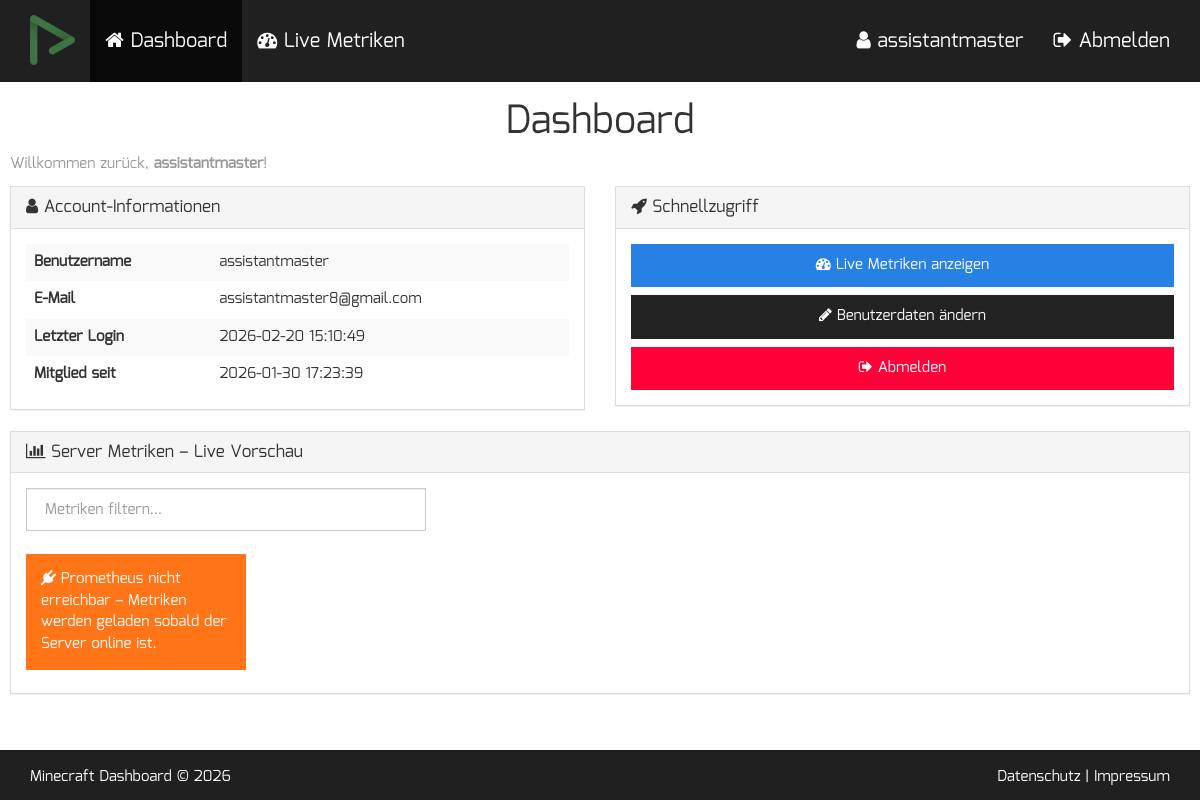
Page / (signed in) on the earlier database version.
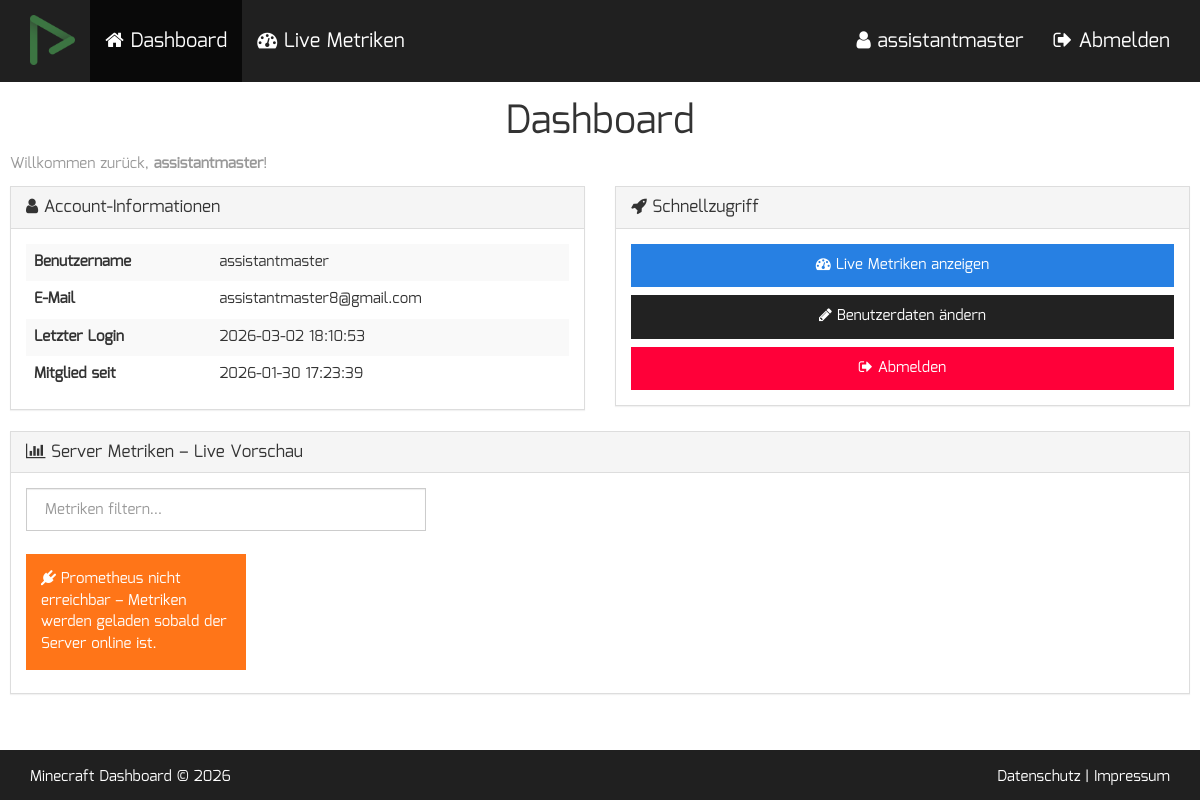
Same page on the later database version.
### tables this page shows
CREATE TABLE users (
    id INTEGER PRIMARY KEY AUTOINCREMENT,
    email TEXT UNIQUE NOT NULL,
    username TEXT UNIQUE NOT NULL, 
    password TEXT NOT NULL,
    first_name TEXT,
    last_name TEXT,
    tel TEXT,
    birth DATE,
    image TEXT,
    permissions INTEGER NOT NULL,
    created_at TIMESTAMP DEFAULT CURRENT_TIMESTAMP,
    last_login TIMESTAMP);

### index.php (the view, shortened to what this page needs)
<?php
$db = new PDO('sqlite:users.db');
$db->setAttribute(PDO::ATTR_ERRMODE, PDO::ERRMODE_EXCEPTION);
$stmt = $db->prepare("SELECT * FROM users WHERE username = ?");
$stmt->execute([$_SESSION['username']]);
$user = $stmt->fetch(PDO::FETCH_ASSOC);
if (!empty($user['first_name']) && !empty($user['last_name'])) {
    $user_mention = $user['first_name'] . " " . $user['last_name'];
} elseif (!empty($user['first_name'])) {
    $user_mention = $user['first_name'];
} elseif (!empty($user['last_name'])) {
    $user_mention = $user['last_name'];
} else {
    $user_mention = $user['username'];
}
?>
<!DOCTYPE html>
<html lang="de">
<head>
    <link rel="stylesheet" href="assets/css/font-awesome.min.css">
    <link rel="stylesheet" href="assets/css/cosmo-bootstrap.min.css">
    <link rel="stylesheet" href="assets/css/page.css">
</head>
<body>
<nav class="navbar navbar-default navbar-fixed-top">
    <div class="container">
        <div class="navbar-header">
            <a class="navbar-brand" href="index.php">
                <img alt="Logo" height="50" src="assets/PloudOS-Small.png">
            </a>
        </div>
        <div id="navbar" class="navbar-collapse collapse">
            <ul class="nav navbar-nav">
                <li class="active"><a href="index.php"><i class="fa fa-home"></i> Dashboard</a></li>
                <li><a href="dashboard.php"><i class="fa fa-tachometer"></i> Live Metriken</a></li>
            </ul>
            <ul class="nav navbar-nav navbar-right">
                <li><a href="update_profile.php"><i class="fa fa-user"></i> <?php echo htmlspecialchars($user['username']); ?></a></li>
                <li><a href="logout.php"><i class="fa fa-sign-out"></i> Abmelden</a></li>
            </ul>
        </div>
    </div>
</nav>
<div class="page">
    <h1>Dashboard</h1>
    <p class="text-muted">Willkommen zurück, <strong><?php echo htmlspecialchars($user_mention); ?></strong>!</p>
    <div class="row">
        <div class="col-md-6">
            <div class="panel panel-default">
                <div class="panel-heading">
                    <h3 class="panel-title"><i class="fa fa-user"></i> Account-Informationen</h3>
                </div>
                <div class="panel-body">
                    <table class="table table-striped noborder" style="margin-bottom:0;">
                        <tbody>
                            <tr>
                                <td><strong>Benutzername</strong></td>
                                <td><?php echo htmlspecialchars($user['username']); ?></td>
                            </tr>
                            <tr>
                                <td><strong>E-Mail</strong></td>
                                <td><?php echo htmlspecialchars($user['email']); ?></td>
                            </tr>
                            <tr>
                                <td><strong>Letzter Login</strong></td>
                                <td><?php echo !empty($user['last_login']) ? htmlspecialchars($user['last_login']) : '–'; ?></td>
                            </tr>
                            <tr>
                                <td><strong>Mitglied seit</strong></td>
                                <td><?php echo htmlspecialchars($user['created_at']); ?></td>
                            </tr>
                        </tbody>
                    </table>
                </div>
            </div>
        </div>
        <div class="col-md-6">
            <div class="panel panel-default">
                <div class="panel-heading">
                    <h3 class="panel-title"><i class="fa fa-rocket"></i> Schnellzugriff</h3>
                </div>
                <div class="panel-body">
                    <a href="dashboard.php" class="btn btn-primary btn-block" style="margin-bottom:8px;">
                        <i class="fa fa-tachometer"></i> Live Metriken anzeigen
                    </a>
                    <a href="update_profile.php" class="btn btn-default btn-block" style="margin-bottom:8px;">
                        <i class="fa fa-pencil"></i> Benutzerdaten ändern
                    </a>
                    <a href="logout.php" class="btn btn-danger btn-block">
                        <i class="fa fa-sign-out"></i> Abmelden
                    </a>
                </div>
            </div>
        </div>
    </div>
    <div class="panel panel-default">
        <div class="panel-heading">
            <h3 class="panel-title"><i class="fa fa-bar-chart"></i> Server Metriken – Live Vorschau</h3>
        </div>
        <div class="panel-body">
            <input class="form-control" id="search" placeholder="Metriken filtern…" style="margin-bottom:15px; max-width:400px;">
            <div id="metrics" class="metrics-grid"></div>
        </div>
    </div>
</div>
<div class="footer">
    <div class="container">
        <div class="row">
            <div class="col-md-6">Minecraft Dashboard &copy; <?php echo date('Y'); ?></div>
            <div class="col-md-6 text-right">
                <a href="#">Datenschutz</a> | <a href="#">Impressum</a>
            </div>
        </div>
    </div>
</div>
</body>
</html>

### assets/css/page.css (style rules this page uses)
body { font-family: 'Mina', sans-serif !important; padding-top: 80px; width:100%; height: 100%; }
.navbar-brand>img { max-height: 100%; height: 100%; width: auto; margin: 0 auto; -o-object-fit: contain; object-fit: contain; }
.navbar .navbar-brand { height: 80px; }
.navbar .nav >li >a { padding-top: 30px; padding-bottom: 30px; background-color: #202020; font-size: 20px; color: white; }
.navbar { background-color: #202020; border: none; }
.noborder td, .noborder th { border: none !important; }
.page { width: 70%; margin: auto; height: fit-content; margin-bottom:100px; z-index:99999; }
@media screen and (max-width: 1700px) { .page { width: 70%; padding-left: 10px; padding-right: 10px; padding-bottom: 50px; } }
@media screen and (max-width: 1500px) { .page { width: 85%; padding-left: 10px; padding-right: 10px; padding-bottom: 50px; margin:unset; } }
@media screen and (max-width: 1300px) { .page { width: 100%; padding-left: 10px; padding-right: 10px; padding-bottom: 50px; margin:unset; } }
.page h1 { font-family: 'Mina', sans-serif !important; text-align: center; }
.page h2,h3,h4,h5 { font-family: 'Mina', sans-serif !important; }
.footer { position: fixed; left: 0; bottom: 0; width: 100%; padding: 10px; height: 50px; background-color: #202020; color: white; line-height: 35px; z-index:1; }
.footer a { color:white; }

### index.php (style rules this page uses)
.metrics-grid { display: grid; grid-template-columns: repeat(auto-fill, minmax(200px, 1fr)); gap: 12px; }

Differences in the rows shown:
changed users "assistantmaster": last_login "2026-02-20 15:10:49" → "2026-03-02 18:10:53"
